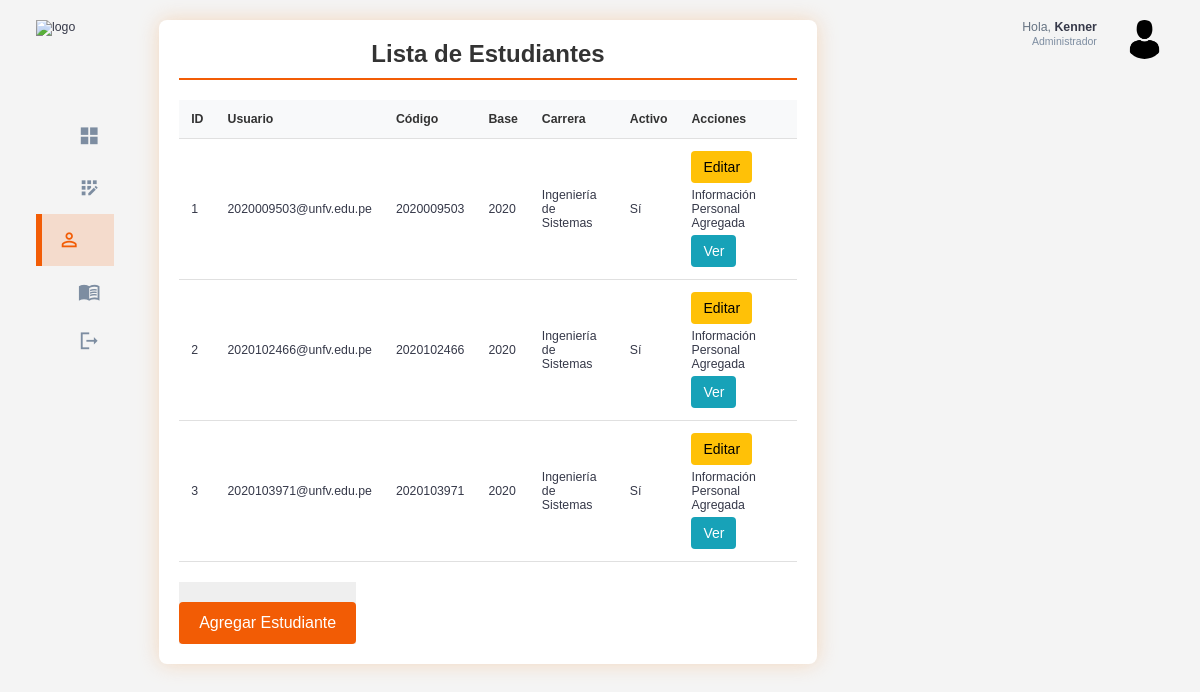
The app's page /estudiantes/ (signed in) with its own data.
### estudiantes/models.py (models this page shows, shortened)
class Estudiante(models.Model):
    usuario = models.OneToOneField(Usuario, on_delete=models.CASCADE)
    codigo = models.CharField(max_length=10,unique=True)
    base = models.CharField(max_length=20)
    carrera = models.CharField(max_length=100)
    activo = models.BooleanField(default=True)

### usuarios/models.py (models this page shows, shortened)
class Usuario(AbstractUser):
    id = models.AutoField(primary_key=True)
    rol = models.ForeignKey(Rol, on_delete=models.CASCADE, null=True, blank=False)

### usuarios/decorators.py (the view)
        def _wrapped_view(request, *args, **kwargs):
            if request.user.is_authenticated and (request.user.rol.nombre_rol == role or request.user.rol.is_admin):
                return view_func(request, *args, **kwargs)
            else:
                raise PermissionDenied  # Lanza un error si no tiene el rol correcto

### estudiantes/views.py (called while the page is built)
@login_required
@role_required('Administrador')
def listar_estudiantes(request):
    estudiantes = Estudiante.objects.all()  # Obtiene todos los estudiantes
    return render(request, 'estudiantes/listar_estudiantes.html', {'estudiantes': estudiantes})

### templates/estudiantes/listar_estudiantes.html (shortened to what this page needs)
{% extends 'base.html' %}
{% load static %}
{% block extra_css %}
    <link rel="stylesheet" href="{% static 'css/student_list.css' %}">
{% endblock %}
{% block content %}
<div class="student-list-container">
    <h2>Lista de Estudiantes</h2>
    <div class="table-responsive">
        <table class="student-table">
            <thead>
                <tr>
                    <th>ID</th>
                    <th>Usuario</th>
                    <th>Código</th>
                    <th>Base</th>
                    <th>Carrera</th>
                    <th>Activo</th>
                    <th>Acciones</th>
                </tr>
            </thead>
            <tbody>
                {% for estudiante in estudiantes %}
                <tr>
                    <td>{{ estudiante.id }}</td>
                    <td>{{ estudiante.usuario.username }}</td>
                    <td>{{ estudiante.codigo }}</td>
                    <td>{{ estudiante.base }}</td>
                    <td>{{ estudiante.carrera }}</td>
                    <td>{{ estudiante.activo|yesno:"Sí,No" }}</td>
                    <td class="actions">
                        <a href="{% url 'editar_estudiante' estudiante.pk %}" class="btn btn-edit">Editar</a>
                            {% if estudiante.informacionpersonal %}
                        <span>Información Personal Agregada</span>
                            {% else %}
                        <a href="{% url 'agregar_informacion_personal' estudiante.pk %}" class="btn btn-edit">Agregar Información Personal</a>
                            {% endif %}
                        <a href="{% url 'ver_informacion_estudiante' estudiante.pk %}" class="btn btn-view">Ver</a>
                    </td>
                </tr>
                {% empty %}
                <tr>
                    <td colspan="7">No hay estudiantes registrados.</td>
                </tr>
                {% endfor %}
            </tbody>
        </table>
    </div>
    <button type="submit"><a href="{% url 'agregar_estudiante'%}" class="btn btn-add">Agregar Estudiante</a></button>
</div>
{% endblock %}

### templates/base.html (shortened to what this page needs)
{% load static %}
<!DOCTYPE html>
<html lang="en">
<head>
    <link rel="stylesheet" href="{% static 'css/base.css' %}">
    {% block extra_css %}{% endblock %}
</head>
<body>
    <div class="container">
        <aside>
            <div class="top">
                <div class="logo">
                    <img src="/static/assets/logo_base.png" alt="logo">
                </div>
            </div>
            <div class="sidebar">
                <a href="{% url 'home_admin' %}" class="active">
                    <span class="material-icons-sharp">grid_view</span>
                </a>
                <a href="{% url 'registrar_usuario' %}" >
                    <span class="material-icons-sharp">app_registration</span>
                </a>
                <a href="{% url 'listar_estudiantes' %}">
                    <span class="material-icons-sharp">person_outline</span>
                </a>
                <a href="{% url 'listar_cursos' %}">
                    <span class="material-icons-sharp">menu_book</span>
                </a>
                <a href="{% url 'signout' %}">
                    <span class="material-icons-sharp">logout</span>
                </a>
            </div>
        </aside>
        <main>
            {% block content %}
            {% endblock %}
        </main>
        <div class="right">
            <div class="top">
                <div class="profile">
                    <div class="info">
                        <p>Hola, <b>{{ request.user.username }}</b></p>
                        <small class="text-muted">Administrador</small>
                    </div>
                    <div class="profile-photo">
                        <img src="/static/assets/perfil_admin.png" alt="perfil_admin">
                    </div>
                </div>
            </div>
        </div>
    </div>
</body>
</html>

### static/css/base.css (style rules this page uses)
:root { --color-primary: #F25C05; --color-danger: #F26938; --color-success: #41f1b6; --color-warning: #F2A172; --color-white: #fff; --color-info-dark: #7d8da1; --color-info-light: #dce1eb; --color-dark: #363949; --color-light: #f2a1724f; --color-primary-variant: #8f5100; --color-dark-variant: #677483; --color-background: #f6f6f9; --card-border-radius: 2rem; --border-radius-1: 0.4rem; --border-radius-2: 0.8rem; --border-radius-3: 1.2rem; --card-padding: 1.8rem; --padding-1: 1.2rem; --box-shadow: 0 2rem 3rem var(--color-light) }
* { margin: 0; padding: 0; outline: 0; appearance: none; border: 0; text-decoration: none; list-style: none; box-sizing: border-box; }
html { font-size: 14px; }
body { width: 100vw; height: 100vh; font-family: Arial, sans-serif; font-size: 0.88rem; background: var(--color-background); user-select: none; overflow-x: hidden; color: var(--color-dark); }
.container { display: grid; width: 96%; margin: 0 auto; gap: 1.8rem; grid-template-columns: 16rem auto 23rem; }
a { color: var(--color-dark); }
img { display: block; width: 100%; }
h2 { font-size: 1.4rem; }
small { font-size: 0.75rem; }
.profile-photo { width: 2.8rem; height: 2.8rem; border-radius: 50%; overflow: hidden; }
.text-muted { color: var(--color-info-dark); }
p { color: var(--color-dark-variant); }
b { color: var(--color-dark); }
aside { height: 100vh; width: 16rem; }
aside .top { display: flex; align-items: center; justify-content: space-between; margin-top: 1.4rem; }
aside .logo { display: flex; gap: 0.8rem; }
aside .logo img { width: 12.5rem; height: 4.5rem; }
aside .sidebar { display: flex; flex-direction: column; height: 86vh; position: relative; top: 3rem; }
aside .sidebar a { display: flex; color: var(--color-info-dark); margin-left: 2rem; gap: 1rem; align-items: center; position: relative; height: 3.7rem; transition: all 300ms ease; padding: 0 1rem; white-space: nowrap; overflow: hidden; text-overflow: ellipsis; }
aside .sidebar a span { font-size: 1.6rem; transition: all 300ms ease; }
aside .sidebar a:last-child { position: absolute; bottom: 2rem; width: 100%; }
aside .sidebar a.active { background-color: var(--color-light); color: var(--color-primary); margin-left: 0; padding-left: calc(1rem - 3px); }
aside .sidebar a.active:before { content: ''; width: 6px; height: 100%; background: var(--color-primary); position: absolute; left: 0; }
aside .sidebar a.active span { color: var(--color-primary); margin-left: calc(1rem - 3px); }
main { margin-top: 1.4rem; }
.right { margin-top: 1.4rem; }
.right .top { display: flex; justify-content: end; gap: 2rem; }
.right .top .profile { display: flex; gap: 2rem; text-align: right; }
@media screen and (max-width: 1200px) { .container { width: 94%; grid-template-columns: 7rem auto 23rem; } }
@media screen and (max-width: 1200px) { aside .sidebar a { width: 5.6rem; } }
@media screen and (max-width: 1200px) { aside .sidebar a:last-child { position: relative; margin-top: 1.8rem; } }
@media screen and (max-width: 1200px) { aside .logo img { top: 10px; width: 8.2rem; height: 3.5rem; } }

### static/css/student_list.css (style rules this page uses)
body { margin: 0; padding: 0; font-family: Arial, sans-serif; background-color: #f4f4f4; }
.student-list-container { width: 100%; max-width: 1200px; margin: 0 auto; padding: 20px; background-color: #ffffff; border-radius: 8px; box-shadow: 0 0 20px rgba(243, 184, 128, 0.473); box-sizing: border-box; }
.student-list-container h2 { text-align: center; margin-bottom: 20px; padding-bottom: 10px; border-bottom: 2px solid #F25C05; color: #333; font-size: 24px; }
.table-responsive { overflow-x: auto; -webkit-overflow-scrolling: touch; }
.student-table { width: 100%; border-collapse: collapse; margin-bottom: 20px; }
.student-table th, .student-table td { padding: 12px; text-align: left; border-bottom: 1px solid #e0e0e0; }
.student-table th { background-color: #f8f9fa; font-weight: bold; color: #333; }
.actions { display: flex; flex-wrap: wrap; gap: 5px; }
.btn { display: inline-block; padding: 8px 12px; border: none; border-radius: 4px; cursor: pointer; font-size: 14px; text-decoration: none; transition: background-color 0.3s; }
.btn-edit { background-color: #ffc107; color: #000; }
.btn-view { background-color: #17a2b8; color: #fff; }
.btn-add { background-color: #F25C05; color: #fff; padding: 12px 20px; font-size: 16px; margin-top: 20px; display: block; width: 100%; text-align: center; }

### records on screen
Estudiante: id "1", usuario.username "2020009503@unfv.edu.pe", codigo "2020009503", base "2020", carrera "Ingeniería de Sistemas", activo "Sí", shows "Información Personal Agregada"
Estudiante: id "2", usuario.username "2020102466@unfv.edu.pe", codigo "2020102466", base "2020", carrera "Ingeniería de Sistemas", activo "Sí", shows "Información Personal Agregada"
Estudiante: id "3", usuario.username "2020103971@unfv.edu.pe", codigo "2020103971", base "2020", carrera "Ingeniería de Sistemas", activo "Sí", shows "Información Personal Agregada"
Usuario: user.username "Kenner"
